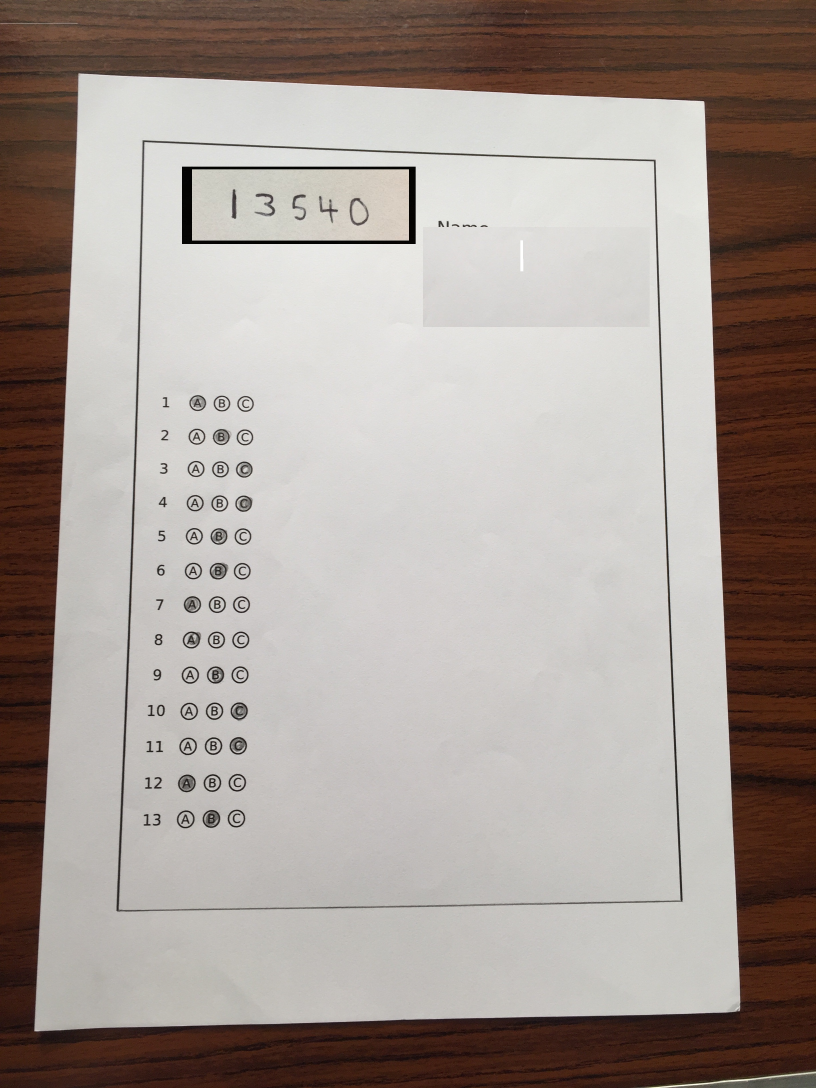
#> input picture Bubble Sheet Module/readme imgs/withID.jpg, 2448 x 3264 px, found by its file name (shown at 1/3 size)
$ jupyter execute --allow-errors 'Bubble Sheet Notebook.ipynb'   (shell and % lines are left out)
#> lines starting #> are read from the running program, lines starting #| are printed output that depends on the picture; after the words box and inside, x2 and y2 are one past the last pixel; in counts of white or black regions, pixels touching at a corner belong together
#> further down, image is the input picture: shape (3264, 2448, 3); mean B, G, R 148.2, 154.2, 164.6
### Bubble Sheet Module/crop_image.py
import numpy as np
import cv2
def order_points(pts):
	# initialzie a list of coordinates that will be ordered
	# such that the first entry in the list is the top-left,
	# the second entry is the top-right, the third is the
	# bottom-right, and the fourth is the bottom-left
	rect = np.zeros((4, 2), dtype = "float32")
	# the top-left point will have the smallest sum, whereas
	# the bottom-right point will have the largest sum
	s = pts.sum(axis = 1)
	rect[0] = pts[np.argmin(s)]
	rect[2] = pts[np.argmax(s)]
	# now, compute the difference between the points, the
	# top-right point will have the smallest difference,
	# whereas the bottom-left will have the largest difference
	diff = np.diff(pts, axis = 1)
	rect[1] = pts[np.argmin(diff)]
	rect[3] = pts[np.argmax(diff)]
	# return the ordered coordinates
	return rect

def four_point_transform(image, pts):
	# obtain a consistent order of the points and unpack them
	# individually
	rect = order_points(pts)
	(tl, tr, br, bl) = rect
	# compute the width of the new image, which will be the
	# maximum distance between bottom-right and bottom-left
	# x-coordiates or the top-right and top-left x-coordinates
	widthA = np.sqrt(((br[0] - bl[0]) ** 2) + ((br[1] - bl[1]) ** 2))
	widthB = np.sqrt(((tr[0] - tl[0]) ** 2) + ((tr[1] - tl[1]) ** 2))
	maxWidth = max(int(widthA), int(widthB))
	# compute the height of the new image, which will be the
	# maximum distance between the top-right and bottom-right
	# y-coordinates or the top-left and bottom-left y-coordinates
	heightA = np.sqrt(((tr[0] - br[0]) ** 2) + ((tr[1] - br[1]) ** 2))
	heightB = np.sqrt(((tl[0] - bl[0]) ** 2) + ((tl[1] - bl[1]) ** 2))
	maxHeight = max(int(heightA), int(heightB))
	# now that we have the dimensions of the new image, construct
	# the set of destination points to obtain a "birds eye view",
	# (i.e. top-down view) of the image, again specifying points
	# in the top-left, top-right, bottom-right, and bottom-left
	# order
	dst = np.array([
		[0, 0],
		[maxWidth - 1, 0],
		[maxWidth - 1, maxHeight - 1],
		[0, maxHeight - 1]], dtype = "float32")
	# compute the perspective transform matrix and then apply it
	M = cv2.getPerspectiveTransform(rect, dst)
	warped = cv2.warpPerspective(image, M, (maxWidth, maxHeight))
	# return the warped image
	return warped

### Bubble Sheet Module/Bubble Sheet Notebook.ipynb
[cell 1]
import cv2
import numpy as np
from matplotlib import pyplot as plt
from crop_image import *
import imutils
from imutils import contours as imcnts
import skimage.io as io
from skimage.exposure import histogram
from bubble_sheet_answer import *
from paper_extraction import *
from crop_image import *
import pickle
#from commonfunctions import *

[cell 2]
def load_models():
    loaded_svc = pickle.load(open('./Train/SVC.sav', 'rb'))
    loaded_knn = pickle.load(open('./Train/KNN.sav', 'rb'))
    loaded_rf = pickle.load(open('./Train/RF.sav', 'rb'))
    loaded_lr = pickle.load(open('./Train/LR.sav', 'rb'))

    return loaded_svc, loaded_knn, loaded_rf, loaded_lr


#####################################################################
#> (the rest of this cell did not finish here and is left out)

[cell 3]
# [96 lines left out: functions extract_the_paper_from_image_ID, classifier_algorithm, detect_id, not called in this run]

[cell 4]
def extract_the_paper_from_image(image):
        gray_scale = cv2.cvtColor(image, cv2.COLOR_BGR2GRAY)
        adaptively_thresholded = cv2.adaptiveThreshold(gray_scale,255,cv2.ADAPTIVE_THRESH_MEAN_C,cv2.THRESH_BINARY,11,2)
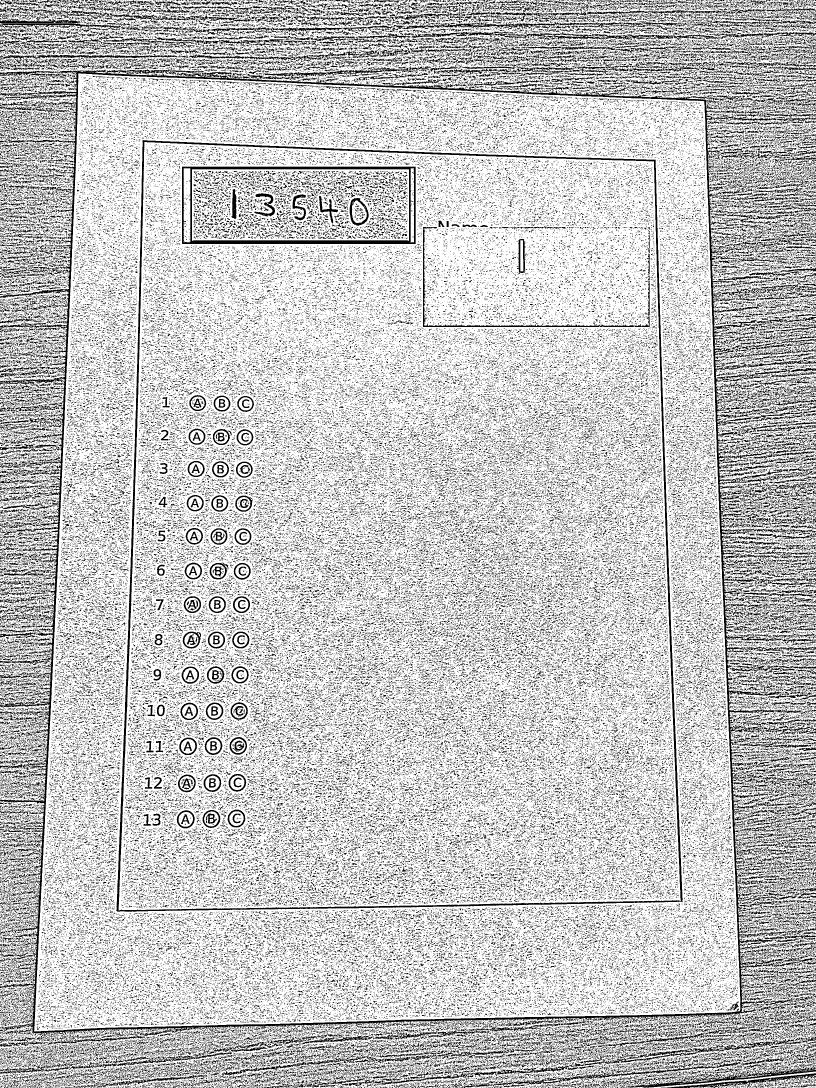
#> adaptively_thresholded: shape (3264, 2448) (shown at 1/3 size); 77% white; black in thin lines or dots
        plt.imshow(adaptively_thresholded,cmap='gray')
        contours, _ = cv2.findContours(adaptively_thresholded,
                                       cv2.RETR_TREE, cv2.CHAIN_APPROX_NONE)
#> contours = 262865 contours
        if (len(contours) > 0):
            contours = sorted(contours, key=cv2.contourArea, reverse=True)
            paper_contour = None
            paper = image
            for cnt in contours:
                peri = cv2.arcLength(cnt, True)
                ratio = 0.01
                approx = cv2.approxPolyDP(cnt, ratio*peri, True)
                print(len(approx),cv2.contourArea(cnt), image.shape[0]*image.shape[1])
                if (len(approx) == 4 and cv2.contourArea(cnt)>0.2*image.shape[0]*image.shape[1]):
                    paper_contour = approx
                    paper = four_point_transform(image, paper_contour.reshape(4, 2))
                else:
                    break
#> this loop made 4 passes
#> (peri, tl in four_point_transform, tr in four_point_transform, br in four_point_transform, bl in four_point_transform, widthA in four_point_transform) on pass 2: (8083.4, [427, 420], [1967, 479], [2046, 2707], [347, 2731], 1699.2)
#> (printed output is left out)
#> pass 1, in four_point_transform, `warped = cv2.warpPerspective(image, M, (maxWidth, maxHeight))`:
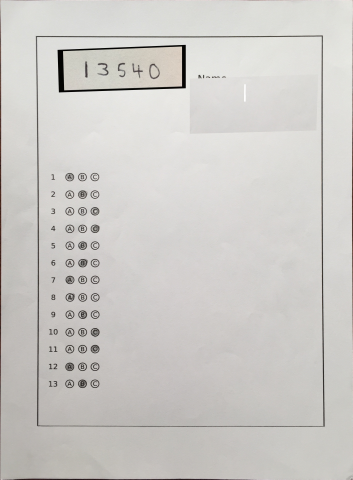
#> warped: shape (2876, 2116, 3) (shown at 1/6 size); mean B, G, R 199.9, 203.2, 205.3
        return paper

[cell 5]
image= cv2.imread('testCases/withID.jpg')
plt.imshow(image)
paper=extract_the_paper_from_image(image)
cv2.imwrite('./paper.jpg',paper)
temp=paper.copy()
#paper=extract_the_paper_from_image(paper)
bubble_size=(5,50)

[cell 6]
# Get the gray scale paper
gray_scale_paper = cv2.cvtColor(paper,cv2.COLOR_BGR2GRAY)
cv2.imwrite('./gray.jpg',paper)
plt.imshow(gray_scale_paper,cmap='gray')

[cell 7]
# Get binary paper
thresholded=cv2.adaptiveThreshold(gray_scale_paper, 255, cv2.ADAPTIVE_THRESH_MEAN_C,cv2.THRESH_BINARY_INV, 73, 5)
plt.figure()
plt.imshow(thresholded,cmap='gray')
# [7 lines of commented-out code are left out]

[cell 8]
#extract id box from image
cntr, h = cv2.findContours(thresholded, cv2.RETR_EXTERNAL, cv2.CHAIN_APPROX_SIMPLE)
#> cntr = 9028 contours, 8924 with area under 20; largest, box (x1, y1, x2, y2) and area: (122, 48, 882, 330) 192324, (903, 484, 1479, 576) 9272, (0, 11, 9, 2282) 9243, (1679, 6, 1686, 2305) 7320, (0, 0, 1655, 5) 2973
cnt = sorted(cntr, key=cv2.contourArea, reverse=True)
#> cnt has the same summary as cntr
for c in cnt:
    peri = cv2.arcLength(c, True)
    ratio = 0.01
    approx = cv2.approxPolyDP(c, ratio*peri, True)
    if (len(approx) == 4):
        print('here')
        idBoxContour= c
        [intX, intY, intW, intH] = cv2.boundingRect(idBoxContour)
        idBoxImage = paper[intY:intY+intH, intX:intX+intW]
        thresholded[intY:intY+intH, intX:intX+intW] = 0
        break
#> this loop made 1 pass
#> (peri, ratio, approx, intX, intY, intW, intH) on pass 1: (2044.3, 0.01, [[881, 48], [122, 77], [129, 329], [880, 305]], 122, 48, 760, 282)
#> (printed output is left out)
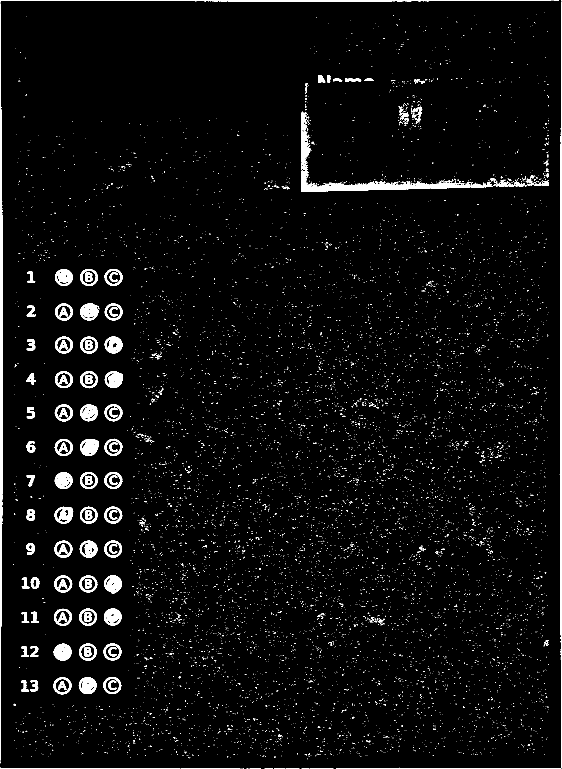
#> thresholded: shape (2306, 1686) (shown at 1/3 size); 3.4% white; 9053 white regions (8870 under 20 px), largest, box (x1, y1, x2, y2) and area: (0, 11, 9, 2282) 11514, (903, 484, 1479, 576) 9722, (1679, 6, 1686, 2305) 9619
plt.imshow(idBoxImage,cmap='gray')
cv2.imwrite('./readme imgs/id box.jpg',idBoxImage)
#id = detect_id(idBoxImage, loaded_svc, loaded_knn, loaded_rf, loaded_lr)
#print('id = ',id)
plt.figure()
plt.imshow(thresholded, cmap='gray')
cv2.imwrite('./readme imgs/paperwithoutbox.jpg',thresholded)
#> Out = True

[cell 9]
# [4 lines of commented-out code are left out]
eroded=cv2.erode(thresholded,np.ones((3,3)),iterations=1)
# plt.figure()
# plt.imshow(eroded,cmap='gray')
# eroded=cv2.dilate(eroded,np.ones((2,2)),iterations=5)
plt.figure()
plt.imshow(eroded,cmap='gray')

[cell 10]
#Get Average Area
areas=[]
# Get the external contours
pap_cnts,_=cv2.findContours(thresholded, cv2.RETR_EXTERNAL, cv2.CHAIN_APPROX_NONE)
#> pap_cnts = 9027 contours, 8924 with area under 20; largest, box (x1, y1, x2, y2) and area: (903, 484, 1479, 576) 9272, (0, 11, 9, 2282) 9243, (1679, 6, 1686, 2305) 7320, (0, 0, 1655, 5) 2973, (240, 1317, 297, 1367) 2176

# Check if there are no contours
if(len(pap_cnts)==0):
    print("No external contours found")

# Get the bubbles contours
pre_question_cnts=[]
for cnt in pap_cnts:
    (x,y,w,h)=cv2.boundingRect(cnt)
    aspect_ratio=w/h
    peri = cv2.arcLength(cnt, True)
    ratio = 0.01
    approx = cv2.approxPolyDP(cnt, ratio*peri, True)
    if(aspect_ratio>=0.8 and aspect_ratio<=1.2 and len(approx)>=4 and cv2.contourArea(cnt)>30 and cv2.contourArea(cnt)>1.5*peri):
        areas.append(cv2.contourArea(cnt))
        pre_question_cnts.append(cnt)
        print(len(approx))
#> this loop made 9027 passes
#> (x, y, w, h, aspect_ratio, peri) on passes 6, 15, 19: (898, 2305, 1, 1, 1, 0), (724, 2305, 1, 1, 1, 0), (822, 2304, 32, 2, 16, 62.83)
#> (printed output is left out)
#> after the loop, areas = 42 values, max 2175.5 at index 21, min 286 at index 41, mean 1940.3; pre_question_cnts = 42 contours; largest, box (x1, y1, x2, y2) and area: (240, 1317, 297, 1367) 2176, (164, 1520, 220, 1571) 2156, (241, 911, 298, 961) 2091, (313, 1726, 365, 1780) 2090, (160, 2032, 214, 2083) 2087

# Check if there are no contours
if(len(pre_question_cnts)==0):
    print("No bubbles contours found")
print(len(pre_question_cnts),len(pap_cnts))
#| 42 9027

[cell 11]
temp3333=paper.copy()
cv2.drawContours(temp3333,pre_question_cnts,-1,(0,255,0), 5)
plt.figure()
plt.imshow(temp3333)

[cell 12]
#print(cnt_cont,sum_cont_area,sum_cont_area/cnt_cont)
bubble_area=np.median(areas)
#> bubble_area = 2052.8
print(bubble_area)
#| 2052.75
#print(np.median(areas))
#print(np.amin(areas))
question_cnts_copy=[]
for i,area  in enumerate(areas):
    #print(i,area,abs(area-bubble_area))
    if(abs(area-bubble_area)<=bubble_area*.3):
        question_cnts_copy.append(pre_question_cnts[i])
#> this loop made 42 passes
#> area on passes 1 to 4: 2087, 2078, 2036, 2042
#> after the loop, question_cnts_copy = 39 contours; largest, box (x1, y1, x2, y2) and area: (240, 1317, 297, 1367) 2176, (164, 1520, 220, 1571) 2156, (241, 911, 298, 961) 2091, (313, 1726, 365, 1780) 2090, (160, 2032, 214, 2083) 2087
pre_question_cnts= question_cnts_copy
#> pre_question_cnts has the same summary as question_cnts_copy
print(len(pre_question_cnts))
#| 39

[cell 13]
temp3333=paper.copy()
cv2.drawContours(temp3333,pre_question_cnts,-1,(0,255,0), 5)
plt.figure()
plt.imshow(temp3333)

[cell 14]
if(len(pre_question_cnts)):
    # Sort the contours from top to bottom
    question_cnts,_=imcnts.sort_contours(pre_question_cnts,method='top-to-bottom')
#> question_cnts has the same summary as question_cnts_copy

    # Detect the number of choices and the number of columns
    xs_set=np.array([])
    (_,__,bubble_width,___)=cv2.boundingRect(pre_question_cnts[0])
#> bubble_width = 54
    for cnt in question_cnts:
        (x,y,w,h)=cv2.boundingRect(cnt)
        xs_set=np.append(xs_set,x)
#> this loop made 39 passes
#> (x, y, w, h, xs_set) on passes 1 to 4: (314, 807, 54, 50, [314]), (240, 807, 54, 51, [314, 240]), (165, 807, 54, 51, [314, 240, 165]), (314, 911, 54, 50, [314, 240, 165, 314])
    xs_set=np.sort(xs_set)
    number_of_bubbles=0
    number_of_xs=len(xs_set)
    number_of_columns=1
    print(xs_set,bubble_width)
#| [160. 161. 162. 162. 163. 164. 164. 164. 164. 165. 165. 165. 165. 236.
#|  237. 238. 238. 239. 240. 240. 240. 240. 240. 240. 241. 241. 310. 311.
#|  312. 313. 313. 313. 313. 314. 314. 314. 314. 314. 314.] 54
    for i in range(1,number_of_xs):
        #print(xs_set[i]-xs_set[i-1])
        if(xs_set[i]-xs_set[i-1]>=0.5*bubble_width and xs_set[i]-xs_set[i-1]<=2*bubble_width):
            number_of_bubbles+=1
        elif(xs_set[i]-xs_set[i-1]>2.5*bubble_width):
            number_of_columns+=1
    number_of_bubbles+=number_of_columns
    number_of_choices=number_of_bubbles//number_of_columns
    print(number_of_columns,number_of_choices,number_of_bubbles)
#| 1 3 3

[cell 15]
colors=[(255,0,0)
,(0,255,0)
,(0,0,255)
,(255,0,0)
,(0,255,0)
,(0,0,255)
,(0,255,0)
,(255,0,0)
,(255,255,192)
,(225,255,128)
,(128,0,0)
,(128,128,0)
,(0,128,0)
,(128,0,128)
,(0,128,128)
,(0,0,128),
       (255,215,0)]

[cell 16]
def detect_number_of_contours(cnts):
    (_,prev_y,___,bubble_height)=cv2.boundingRect(cnts[0])
    #print("height",bubble_height)
    for i,cnt in enumerate(cnts):
        (x,y,w,h)=cv2.boundingRect(cnt)
        #print("y",y)
        if(abs(y-prev_y)>0.3*bubble_height):
            #print("abs",abs(y-prev_y))
            return 1
    return 0

[cell 17]
number_of_questions=len(pre_question_cnts)//number_of_choices
cut_row=10000000
is_cut=0
if(len(pre_question_cnts)):
    qs=0
    # Get student answers
    answers=[]
    temp_number_of_columns=number_of_columns
    # Iterate over each row
    i=0
    while (i<len(question_cnts)):
        # detect number of contours in row
        if(not is_cut):
            is_cut=detect_number_of_contours(question_cnts[i:i+number_of_columns*number_of_choices])
            if(is_cut):
                temp_number_of_columns-=1
            cut_row=i
            print("its ok",temp_number_of_columns,cut_row)

        number_of_conts=temp_number_of_columns*number_of_choices
        print("conts",number_of_conts)

        # Get all bubbles of the current row which has (number_of_columns) questions
        curr_row_cnts,_=imcnts.sort_contours(question_cnts[i:i+number_of_conts])
        #print(curr_row_cnts)

        # Iterate over each question
        for k in np.arange(0,len(curr_row_cnts),number_of_choices):

            # Current Question answers
            curr_ques_cnts=curr_row_cnts[k:k+number_of_choices]
            color1=colors[qs%len(colors)]
            qs=qs+1
            cv2.drawContours(temp,curr_ques_cnts,-1,color1, 5)

            mask_ones=[]
            bubbles=[]
            for j,c in enumerate(curr_ques_cnts):

                # Get the maximum shaded bubble
                mask = np.zeros(thresholded.shape, dtype="uint8")
                cv2.drawContours(mask, [c], -1, 255, -1)
                mask_ones.append(cv2.countNonZero(mask))
                mask= cv2.bitwise_and(eroded, mask)
                total= cv2.countNonZero(mask)
                bubbles.append(total)
            mask_mean=np.mean(mask_ones)
            bubbles=np.array(bubbles)/mask_mean
            bubbled=np.argmax(bubbles)
            total=np.amax(bubbles)
            count_chosen=0
            if(total>0.7):
                count_chosen=((total-bubbles)<=0.3).sum()
            else:
                count_chosen=((total-bubbles)<=0.15).sum()
            final_ans=(ord('X')-ord('A')) if(count_chosen!=1) else bubbled
            answers.append(chr(final_ans+ord('A')))
        print("PCCCCCCCCCCCCC",i,temp_number_of_columns)
        i+=(temp_number_of_columns*number_of_choices)
#> this loop made 13 passes
#| its ok 1 0
#| conts 3
#| PCCCCCCCCCCCCC 0 1
#> (further printed lines are left out)
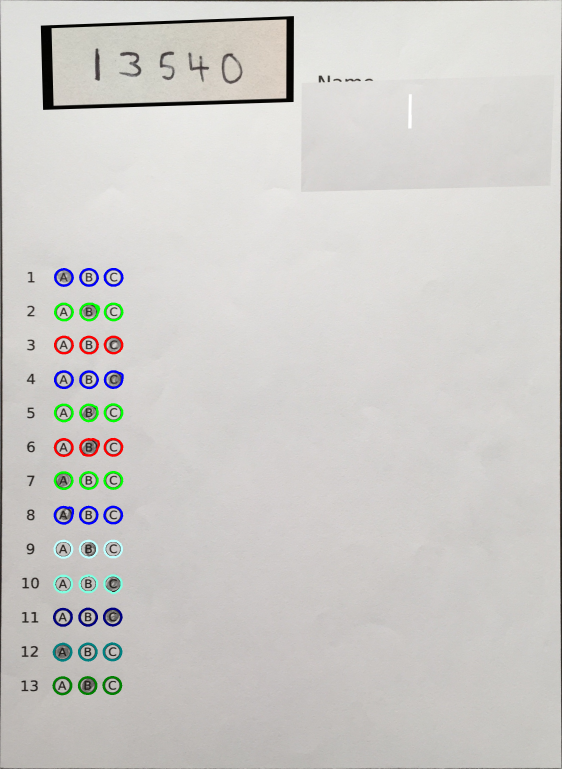
#> temp: shape (2306, 1686, 3) (shown at 1/3 size); mean B, G, R 201.2, 204.2, 205.8
    print(answers,len(answers))
#| ['A', 'B', 'C', 'C', 'B', 'B', 'A', 'A', 'B', 'C', 'C', 'A', 'B'] 13

[cell 18]
plt.figure()
plt.imshow(temp)
# paper=extract_the_paper_from_image(image)
#paper=extract_the_paper_from_image(paper)

[cell 19]
number_of_rows=0
x_sorted_conts,_=imcnts.sort_contours(question_cnts)
(prev_x,_,bubble_width,__)=cv2.boundingRect(x_sorted_conts[0])
for i,cnt in enumerate(x_sorted_conts):
    (x,y,w,h)=cv2.boundingRect(cnt)
    #print("y",y)
#     print(prev_x,x,bubble_width,i)
    if(abs(prev_x-x)>=2.5*bubble_width):
        number_of_rows=i
        break
    prev_x=x
#> this loop made 39 passes
print(number_of_rows//number_of_choices)
#| 0
number_of_rows=number_of_rows//number_of_choices
number_of_rows=number_of_questions if not number_of_rows else number_of_rows

[cell 20]
print(cut_row,cut_row//(number_of_choices*number_of_columns))
#| 36 12
cut_row=cut_row//(number_of_choices*number_of_columns)

[cell 21]
curr_cnt=0
final_answers=[0] * number_of_questions
for i in range(0,number_of_rows):
    for j in range(0,number_of_columns-int(i>=cut_row and cut_row!=number_of_rows-1)):
        print(curr_cnt+1,j*number_of_rows+i+1,int(i>=cut_row and cut_row!=number_of_rows-1))
        final_answers[j*number_of_rows+i]=answers[curr_cnt]
        curr_cnt+=1
print(final_answers)
#| ['A', 'B', 'C', 'C', 'B', 'B', 'A', 'A', 'B', 'C', 'C', 'A', 'B']

[cell 22]
for key,val in enumerate(final_answers):
    print(key+1,val)
#> this loop made 13 passes
#> (printed output is left out)

#> (a cell that did not finish here is left out)

[cell 24]
len(answers)
#> Out = 13
